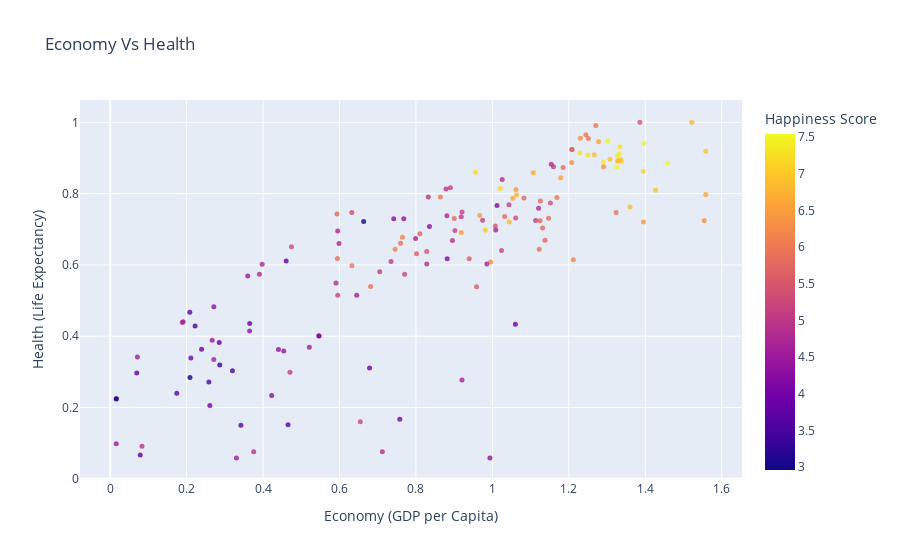

The code cell stored with this chart in its notebook:
### Code cell
# Economy & Health
fig=px.scatter(df_eda,x='Economy (GDP per Capita)',y='Health (Life Expectancy)',color='Happiness Score',hover_name='Happiness Score',opacity=0.8,title='Economy Vs Health')
fig.update_traces(marker_size=5)
fig.show()

### Figure 1 — Plotly figure (JSON) as saved in the notebook; plotly's stock layout.template omitted (floating-point values rounded to 4 significant figures; data arrays with more than 128 entries replaced by an {"elided": "..."} marker saying what was removed)
{"data": [{"hovertemplate": "<b>%{hovertext}</b><br><br>Economy (GDP per Capita)=%{x}<br>Health (Life Expectancy)=%{y}<br>Happiness Score=%{marker.color}<extra></extra>", "hovertext": {"elided": "158 float values"}, "legendgroup": "", "marker": {"color": {"elided": "158 float values"}, "coloraxis": "coloraxis", "opacity": 0.8, "size": 5, "symbol": "circle"}, "mode": "markers", "name": "", "orientation": "v", "showlegend": false, "type": "scatter", "x": {"elided": "158 float values"}, "xaxis": "x", "y": {"elided": "158 float values"}, "yaxis": "y"}], "layout": {"coloraxis": {"colorbar": {"title": {"text": "Happiness Score"}}, "colorscale": [[0, "#0d0887"], [0.1111, "#46039f"], [0.2222, "#7201a8"], [0.3333, "#9c179e"], [0.4444, "#bd3786"], [0.5556, "#d8576b"], [0.6667, "#ed7953"], [0.7778, "#fb9f3a"], [0.8889, "#fdca26"], [1, "#f0f921"]]}, "legend": {"tracegroupgap": 0}, "title": {"text": "Economy Vs Health"}, "xaxis": {"anchor": "y", "domain": [0, 1], "title": {"text": "Economy (GDP per Capita)"}}, "yaxis": {"anchor": "x", "domain": [0, 1], "title": {"text": "Health (Life Expectancy)"}}}}
